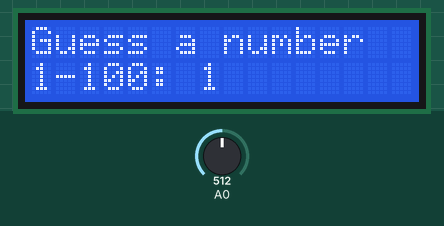
Recording of a sketch running on a simulated Arduino Uno, built with avr-gcc and run on an emulated ATmega328P. Shown: 16×2 character LCD. The inputs (shaded band) are chosen by the test bench; at power-on: A0 = 512. Random numbers use the default seed unless the sketch sets one.

Above: at 1.2 s.
1.3 s: A0 set to 0
At 1.8 s:
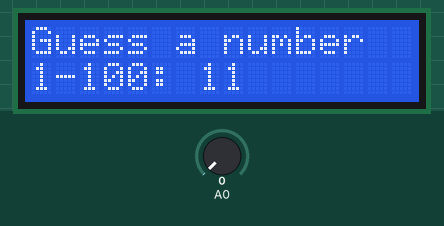
3.2 s: A0 set to 20
At 4.7 s:
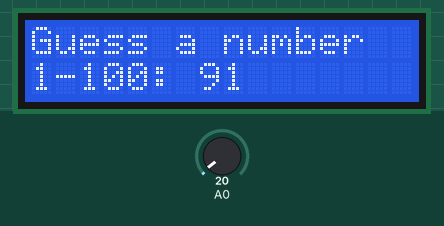
Timing chart, 0 to 6.2 s (numbered marks = the images above; inputs shaded):
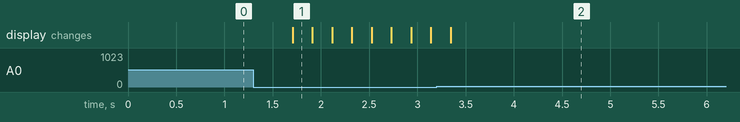

Measured:
- after the input at 1.3 s, the display: changes after 0.41 s (image 1)

The sketch:

guessing_game.ino
```cpp
/*
 * Plays simple number guessing game with user.
 *  - Computer generates random number.
 *  - User chooses number with UP, DOWN, LEFT, RIGHT buttons
 *    and enters value with SELECT button.
 *	  - UP increases user's number by 1
 *	  - DOWN decreases user's number by 1
 *	  - RIGHT increases user's number by 10
 *	  - LEFT decreases the user's number by 10
 *  - Program responds with "Too low", "Too high" or
 *	  "You guessed it!"
 *  Reset Arduino to begin new game
 */

#include <LiquidCrystal.h>

// Analog read values for each button
#define RIGHT 0
#define DOWN 257
#define UP 99
#define LEFT 411
#define SELECT 640

// Pin values
const uint8_t rs = 8, enable = 9, d4 = 4, d5 = 5, d6 = 6, d7 = 7;

// Read analog value from button
uint16_t button_val = 0;

// Create LCD object
LiquidCrystal lcd(rs, enable, d4, d5, d6, d7);

// The computer's number and person's guess
uint8_t compNum, userNum = 1;

void setup()
{
  lcd.begin(16, 2);
  // Seed PRNG with input from unconnected pin
  randomSeed(analogRead(3));
  compNum = random(1, 101);
}

void loop()
{
  lcd.setCursor(0, 0);
  lcd.print("Guess a number");
  lcd.setCursor(0, 1);
  lcd.print("          ");
  lcd.setCursor(0, 1);
  lcd.print("1-100: ");
  lcd.print(userNum);

  button_val = analogRead(0);
  if (abs(button_val-RIGHT) < 10)
    userNum += 10;
  else if (abs(button_val-UP) < 10)
    userNum++;
  else if (abs(button_val-DOWN) < 10)
    userNum--;
  else if (abs(button_val-LEFT) < 10)
    userNum -= 10;
  else if (abs(button_val-SELECT) < 10)
  {
	// Clear screen
    lcd.setCursor(0, 0);
    lcd.print("                ");
    lcd.setCursor(0, 1);
    lcd.print("                ");
    lcd.setCursor(0, 0);

    if (userNum == compNum)
      lcd.print("You guessed it!");
    else if (userNum < compNum)
      lcd.print("Too low");
    else
      lcd.print("Too high");
    delay(1500);

  }
    delay(200);
}
```
